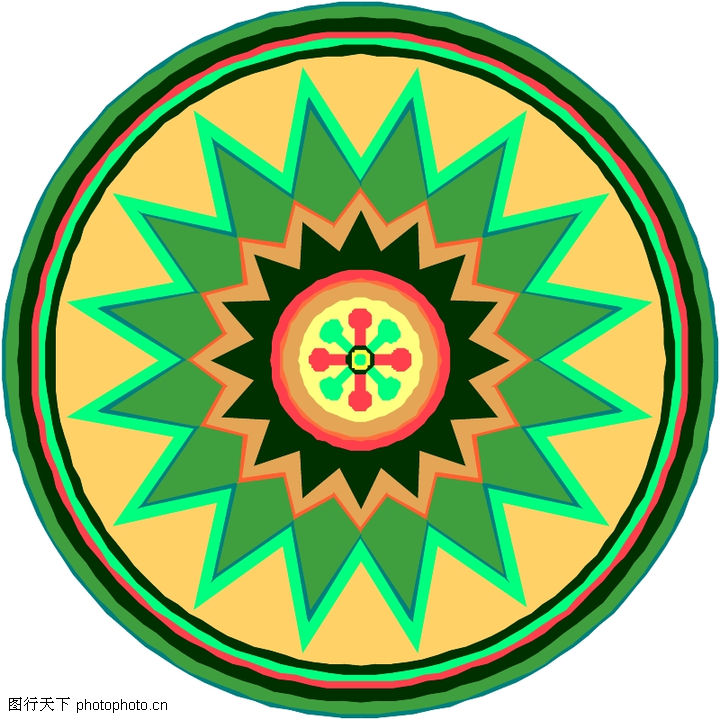
#> input picture picture/0.jpg, 720 x 720 px
$ python detect_circle.py
#> lines starting #> are read from the running program, lines starting #| are printed output that depends on the picture; after the words box and inside, x2 and y2 are one past the last pixel; in counts of white or black regions, pixels touching at a corner belong together
import cv2
import numpy

img = cv2.imread('picture/0.jpg', cv2.IMREAD_GRAYSCALE)
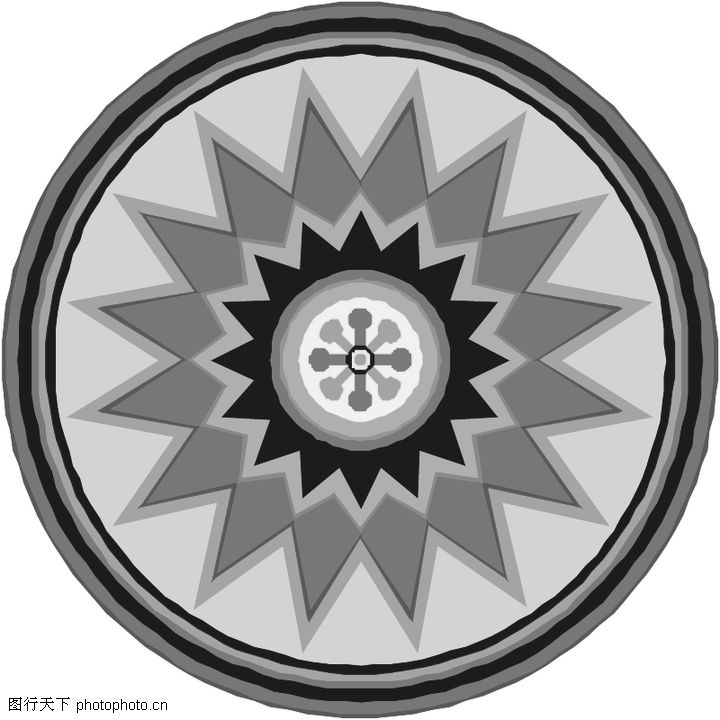
#> img: shape (720, 720); min 0, max 255, mean 163.8

circles = cv2.HoughCircles(img, cv2.HOUGH_GRADIENT, 1 ,300, param1=100, param2=50, minRadius=80, maxRadius=800)#霍夫圆变换
#> circles = [[358.5, 359.5, 357.9], [437.5, 705.5, 359.2], [83.5, 484.5, 224], [356.5, 12.5, 190.3], [713.5, 358.5, 197.9]]
#第3参数默认为1
#第4参数表示圆心与圆心之间的距离（太大的话，会很多圆被认为是一个圆）
#第5参数默认为100
#第6参数根据圆大小设置(圆越小设置越小，检测的圆越多，但检测大圆会有噪点)
#第7圆最小半径
#第8圆最大半径
circles = numpy.uint16(numpy.around(circles))
#> circles = [[358, 360, 358], [438, 706, 359], [84, 484, 224], [356, 12, 190], [714, 358, 198]]
#np.uint16数组转换为16位，0-65535
#np.around返回四舍五入后的值

P=circles[0]#去掉circles数组一层外括号
#> P has the same summary as circles
for i in P:
    # 画出外圆
    cv2.circle(img,(i[0],i[1]),i[2],(0,255,0),2)#第二参数（）内是圆心坐标，第三参数是半径，第四参数（）内是颜色，第五参数是线条粗细
    # 画出圆心
    cv2.circle(img,(i[0],i[1]),2,(0,0,255),3)
#> this loop made 5 passes
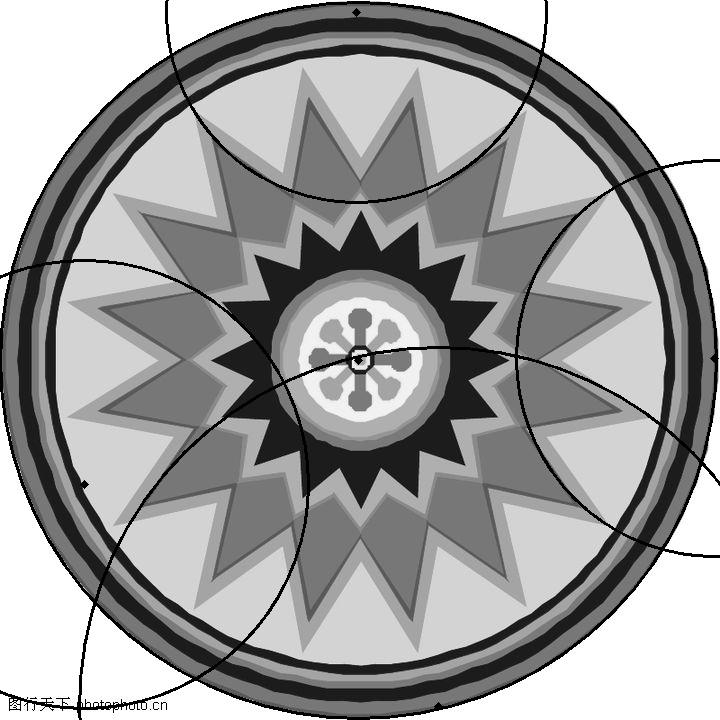
#> img: shape (720, 720); 3.06% of pixels changed, all inside (x1, y1, x2, y2) = (0, 0, 720, 720)

print("圆的个数是：")
print(len(P))
#| 5

for i in P:
    r=int(i[2])
    x=int(i[0])
    y=int(i[1])
    print("圆心坐标为：",(x,y))
    print("圆的半径是：",r)
#> this loop made 5 passes
#> (i, r, x, y) on passes 1 to 5: ([358, 360, 358], 358, 358, 360), ([438, 706, 359], 359, 438, 706), ([84, 484, 224], 224, 84, 484), ([356, 12, 190], 190, 356, 12), ([714, 358, 198], 198, 714, 358)
#| 圆心坐标为： (358, 360)
#| 圆的半径是： 358
#| 圆心坐标为： (438, 706)
#| 圆的半径是： 359
#| 圆心坐标为： (84, 484)
#| 圆的半径是： 224
#| 圆心坐标为： (356, 12)
#| 圆的半径是： 190
#| 圆心坐标为： (714, 358)
#| 圆的半径是： 198

cv2.imshow('test', img)

cv2.waitKey(0)
cv2.destroyAllWindows()
